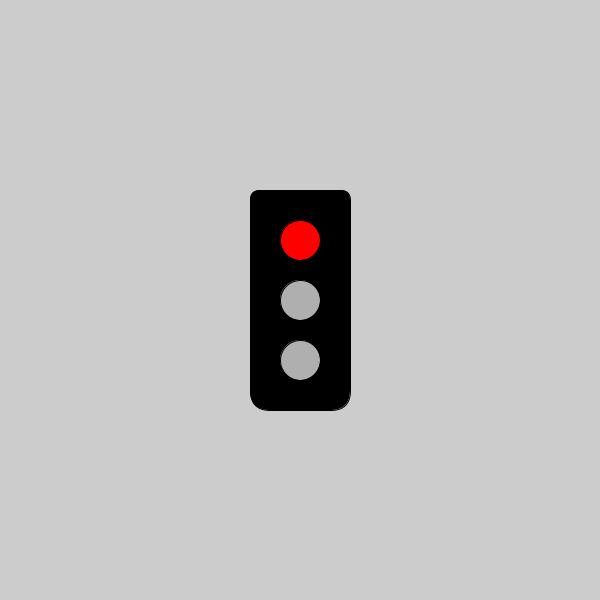
Frame 1 (no input)
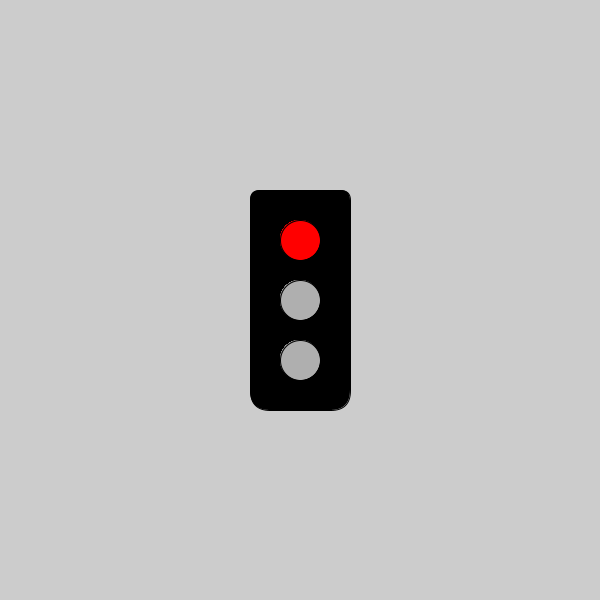
Frame 60 (the mouse pressed at the canvas centre just before this capture)
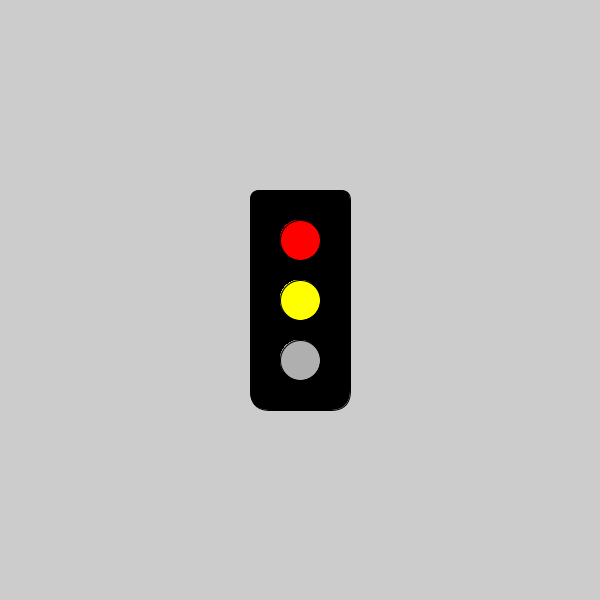
Frame 120 (the mouse held since frame 60 and released just before this capture)

The Processing sketch that drew these frames (run headless with seeded random() and noise(); from frame 60 on, the mouse is pressed at the canvas centre):

// Processing sketch: TaskSix
// ── TaskSix.pde

//6.a 4 variabler til at lave farve i et trafiklys, rød,gul,grøn,grå
int red = color(255, 0, 0);
int yellow = color(255, 255, 0);
int green = color(0, 255, 0);
int grey = color(175);

//6.b 3 variabler til de tre lys i en lyskurv.
int light1 = red;
int light2 = grey;
int light3 = grey;

//6.c tegn en boks i setup
void setup() {
  size(600, 600);
  rectMode(CENTER);
  fill(0);
  rect(width/2, height/2, width/6, height/3+20,10,10,20,20);
}

//6.d I draw-metoden skal du skrive kode der ændrer værdien af light1, light2 og light3
void draw() {
  //Skift lys med bestemte intervaller
  switch(frameCount % 400) {
    //Start rød
  case 0:
    light1 = red;
    light2 = grey;
    light3 = grey;
    break;

    //Rød til gul
  case 100:
    light1 = red;
    light2 = yellow;
    light3 = grey;
    break;

    //Grøn
  case 200:
    light1 = grey;
    light2 = grey;
    light3 = green;
    break;

    //Grøn til gul
  case 300:
    light1 = grey;
    light2 = yellow;
    light3 = grey;
    break;
  }
  //Øverste lys
  fill(light1);
  ellipse(width/2, height/2-60, 40, 40);
  //Miderste lys
  fill(light2);
  ellipse(width/2, height/2, 40, 40);
  //Nederste lys
  fill(light3);
  ellipse(width/2, height/2+60, 40, 40);
}
